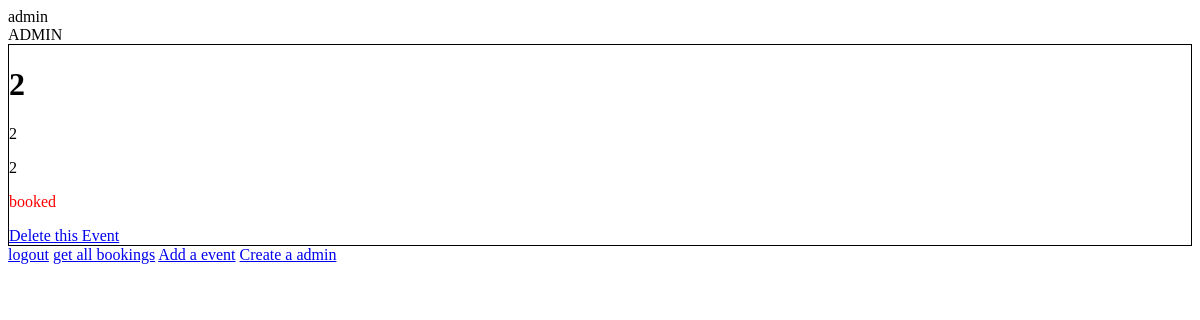
The page /home (signed in) on the database as committed earlier.
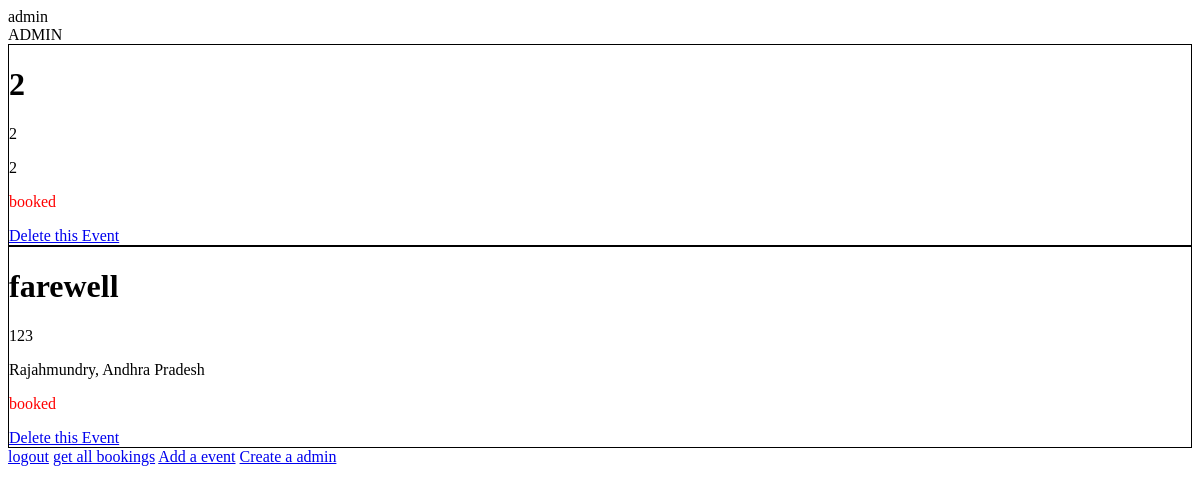
The same page on the database as committed later.
### models.py (models this page shows, shortened)
class Event(db.Model):
    id = db.Column(db.Integer, primary_key=True)
    event_name = db.Column(db.String(100), nullable=False)
    capacity = db.Column(db.Integer, nullable=False)
    location = db.Column(db.String(100), nullable=False)
    price_per_hour = db.Column(db.Float, nullable=False)
    status = db.Column(db.Boolean, default=True)
    book_events = db.relationship('BookEvent', backref='event', cascade='all, delete-orphan')

### app.py (the view)
@app.route('/home')
def landinghome():
    if not is_logged_in():
        return redirect(url_for('login'))
    user = session['user']
    if session["role"] == "ADMIN":
        events = Event.query.all()
        return render_template("admin.html", user=user, events=events)
    events = Event.query.filter_by(status=True).all()
    return render_template("userhome.html", user=user, events=events)

### app.py (called while the page is built)
def is_logged_in():
    return 'user' in session

### templates/admin.html (shortened to what this page needs)
{{session['role']}}
{% for event in events %}
    <div style="border:1px solid">
        <h1>{{event.event_name}}</h1>
        <p>{{event.capacity}}</p>
        <p>{{event.location}}</p>
        <p style="{% if event.status %} color:green {% else %} color:red {% endif %}">
            {% if event.status %}
                available
            {% else %}
                booked
            {% endif %}
        </p>
        <a href="/delete/{{event.id}}">Delete this Event</a>
    </div>
{% endfor %}
<a href="/logout" onclick="alert('your session may deleted')">logout</a>
<a href="/getall" >get all bookings</a>
<a href="/addevent">Add a event</a>
<a href="/createadmin">Create a admin</a>

Rows that differ between the two databases and show on the page:
added Event: event_name "farewell", capacity "123", location "Rajahmundry, Andhra Pradesh", status "booked"
